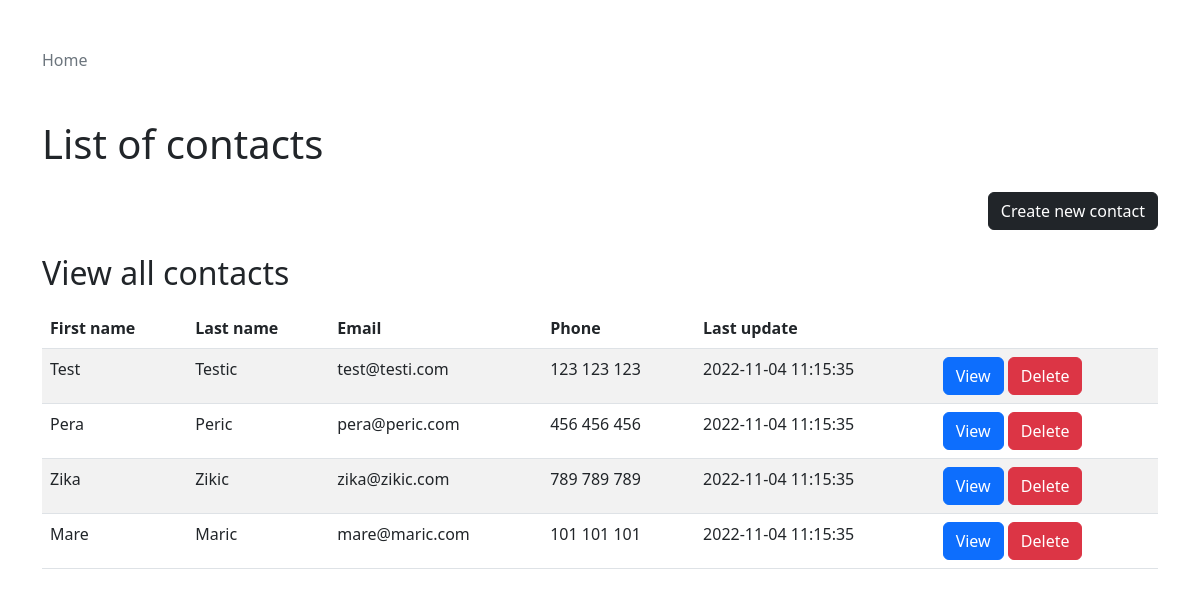
The page / on the database its author committed.
### tables this page shows
create table if not exists contacts
(
    id         bigint auto_increment
        primary key,
    first_name varchar(50)                         not null,
    last_name  varchar(50)                         not null,
    email      varchar(255)                        not null,
    phone      varchar(20)                         not null,
    created_at timestamp default CURRENT_TIMESTAMP not null,
    updated_at timestamp default CURRENT_TIMESTAMP not null,
    constraint contacts_email_uindex
        unique (email),
    constraint contacts_id_uindex
        unique (id)
);

### index.php (called while the page is built)
<?php
include "views/contacts/index.php";

### app/Repositories/BaseRepo.php (called while the page is built, shortened)
<?php
require_once $_SERVER["DOCUMENT_ROOT"] . "/app/Models/Model.php";
require_once $_SERVER["DOCUMENT_ROOT"] . "/app/Database/Database.php";
abstract class BaseRepo
{
    protected Database $database;
    public function __construct()
    {
        $this->database = new Database();
    }
    protected function fetchAndFillAllResults(string $query, string $bindString = null, array $bindValues = []) : array
    {
        $this->database->connect();
        $stmt = $this->database->prepare($query);
        $res = [];
        if($stmt->execute()) {
            $result = $stmt->get_result();
            while($row = $result->fetch_assoc()) {
                $res[] = $this->fillModelFromRow($row);
            }
        }
        $this->database->disconnect();
        return $res;
    }
}

### app/Database/Database.php (called while the page is built, shortened)
<?php
class Database
{
    private string $server = 'localhost';
    private string $user = 'root';
    private string $password = 'Root.123';
    private string $database = 'lr20190024';
    private mysqli $client;
    public function connect() : void
    {
        $this->client = new mysqli($this->server, $this->user, $this->password, $this->database);
        $this->client->set_charset("utf8");
    }
    public function prepare(string $sql) : mysqli_stmt
    {
        return $this->client->prepare($sql);
    }
}

### app/Repositories/ContactModelRepo.php (called while the page is built, shortened)
<?php
require_once $_SERVER["DOCUMENT_ROOT"] . "/app/Models/ContactModel.php";
require_once $_SERVER["DOCUMENT_ROOT"] . "/app/Models/Model.php";
require_once $_SERVER["DOCUMENT_ROOT"] . "/app/Repositories/BaseRepo.php";
class ContactModelRepo extends BaseRepo
{
    protected function fillModelFromRow(array $row) : Model
    {
        $res = new ContactModel();
        $res->setId($row['id']);
        $res->setFirstName($row['first_name']);
        $res->setLastName($row['last_name']);
        $res->setEmail($row['email']);
        $res->setPhone($row['phone']);
        $res->setCreatedAtTimestamp($row['created_at']);
        $res->setUpdatedAtTimestamp($row['updated_at']);
        return $res;
    }
    public function getAll() : array
    {
        return $this->fetchAndFillAllResults(
            "SELECT * FROM contacts order by created_at desc"
        );
    }
}

### app/Models/Model.php (called while the page is built, shortened)
<?php
abstract class Model
{
    protected ?int $id = null;
    private string $updatedAtTimestamp;
    public function getId(): ?int
    {
        return $this->id;
    }
    public function setId(?int $id): void
    {
        $this->id = $id;
    }
    public function getUpdatedAtTimestamp(): string
    {
        return $this->updatedAtTimestamp;
    }
    public function setUpdatedAtTimestamp(string $updatedAtTimestamp): Model
    {
        $this->updatedAtTimestamp = $updatedAtTimestamp;
        return $this;
    }
}

### app/Models/ContactModel.php (called while the page is built, shortened)
<?php
require_once $_SERVER["DOCUMENT_ROOT"] . "/app/Models/Model.php";
require_once $_SERVER["DOCUMENT_ROOT"] . "/app/Repositories/ContactModelRepo.php";
class ContactModel extends Model
{
    private string $firstName;
    private string $lastName;
    private string $email;
    private string $phone;
    public function getFirstName(): string
    {
        return $this->firstName;
    }
    public function setFirstName(string $firstName): void
    {
        $this->firstName = $firstName;
    }
    public function getLastName(): string
    {
        return $this->lastName;
    }
    public function setLastName(string $lastName): void
    {
        $this->lastName = $lastName;
    }
    public function getEmail(): string
    {
        return $this->email;
    }
    public function setEmail(string $email): void
    {
        $this->email = $email;
    }
    public function getPhone(): string
    {
        return $this->phone;
    }
    public function setPhone(string $phone): void
    {
        $this->phone = $phone;
    }
}

### views/contacts/index.php (the view, shortened to what this page needs)
<?php
require_once $_SERVER["DOCUMENT_ROOT"] . "/app/Repositories/ContactModelRepo.php";
$contacts = new ContactModelRepo();
?>
<!doctype html>
<html lang="en">
<head>
    <link href="https://cdn.jsdelivr.net/npm/bootstrap@5.2.2/dist/css/bootstrap.min.css" rel="stylesheet">
</head>
<body>
<main class="container my-5">
    <nav aria-label="breadcrumb" class="mb-5">
        <ol class="breadcrumb">
            <li class="breadcrumb-item active" aria-current="page">Home</li>
        </ol>
    </nav>
    <h1 class="mb-4">List of contacts</h1>
    <div class="d-grid gap-2 d-md-flex justify-content-md-end">
        <a href="/views/contacts/create.php" class="btn btn-dark mb-4">Create new contact</a>
    </div>
    <div class="mb-4">
        <h2 class="mb-3">View all contacts</h2>
        <table class="table table-striped">
            <thead>
                <tr>
                    <th>First name</th>
                    <th>Last name</th>
                    <th>Email</th>
                    <th>Phone</th>
                    <th>Last update</th>
                    <th></th>
                </tr>
            </thead>
            <tbody>
                <?php foreach($contacts->getAll() as $contact): ?>
                    <tr>
                        <td><?= $contact->getFirstName(); ?></td>
                        <td><?= $contact->getLastName(); ?></td>
                        <td><?= $contact->getEmail(); ?></td>
                        <td><?= $contact->getPhone(); ?></td>
                        <td><?= $contact->getUpdatedAtTimestamp(); ?></td>
                        <td>
                            <a href="/views/contacts/edit.php?id=<?= $contact->getId(); ?>"
                                class="btn btn-primary"
                            >
                                View
                            </a>
                            <button
                                onclick="deleteContact(this, <?= $contact->getId(); ?>)"
                                class="btn btn-danger"
                            >
                                Delete
                            </button>
                        </td>
                    </tr>
                <?php endforeach; ?>
            </tbody>
        </table>
    </div>
</main>
</body>
</html>

### rows shown on the page
contacts: first_name "Test", last_name "Testic", email "test@testi.com", phone "123 123 123", updated_at "2022-11-04 11:15:35"
contacts: first_name "Pera", last_name "Peric", email "pera@peric.com", phone "456 456 456", updated_at "2022-11-04 11:15:35"
contacts: first_name "Zika", last_name "Zikic", email "zika@zikic.com", phone "789 789 789", updated_at "2022-11-04 11:15:35"
contacts: first_name "Mare", last_name "Maric", email "mare@maric.com", phone "101 101 101", updated_at "2022-11-04 11:15:35"
